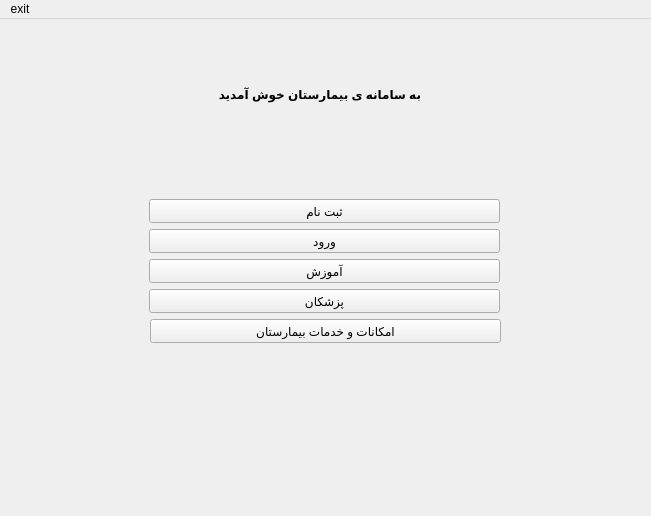
<?xml version="1.0" encoding="UTF-8"?>
<ui version="4.0">
 <class>mainwindow</class>
 <widget class="QMainWindow" name="mainwindow">
  <property name="geometry">
   <rect>
    <x>0</x>
    <y>0</y>
    <width>651</width>
    <height>516</height>
   </rect>
  </property>
  <property name="windowTitle">
   <string>mainwindow</string>
  </property>
  <widget class="QWidget" name="centralwidget">
   <widget class="QPushButton" name="registerPB">
    <property name="geometry">
     <rect>
      <x>149</x>
      <y>180</y>
      <width>351</width>
      <height>24</height>
     </rect>
    </property>
    <property name="text">
     <string>ثبت نام</string>
    </property>
   </widget>
   <widget class="QPushButton" name="loginPB">
    <property name="geometry">
     <rect>
      <x>149</x>
      <y>210</y>
      <width>351</width>
      <height>24</height>
     </rect>
    </property>
    <property name="text">
     <string>ورود</string>
    </property>
   </widget>
   <widget class="QPushButton" name="teachingPB">
    <property name="geometry">
     <rect>
      <x>149</x>
      <y>240</y>
      <width>351</width>
      <height>24</height>
     </rect>
    </property>
    <property name="text">
     <string>آموزش</string>
    </property>
   </widget>
   <widget class="QPushButton" name="doctorsPB">
    <property name="geometry">
     <rect>
      <x>149</x>
      <y>270</y>
      <width>351</width>
      <height>24</height>
     </rect>
    </property>
    <property name="text">
     <string>پزشکان</string>
    </property>
   </widget>
   <widget class="QPushButton" name="servicesPB">
    <property name="geometry">
     <rect>
      <x>150</x>
      <y>300</y>
      <width>351</width>
      <height>24</height>
     </rect>
    </property>
    <property name="text">
     <string>امکانات و خدمات بیمارستان</string>
    </property>
   </widget>
   <widget class="QLabel" name="welcomeLabel">
    <property name="geometry">
     <rect>
      <x>210</x>
      <y>50</y>
      <width>211</width>
      <height>51</height>
     </rect>
    </property>
    <property name="font">
     <font>
      <bold>true</bold>
     </font>
    </property>
    <property name="text">
     <string>به سامانه ی بیمارستان خوش آمدید</string>
    </property>
    <property name="scaledContents">
     <bool>false</bool>
    </property>
    <property name="margin">
     <number>0</number>
    </property>
    <property name="indent">
     <number>0</number>
    </property>
   </widget>
  </widget>
  <widget class="QMenuBar" name="menubar">
   <property name="geometry">
    <rect>
     <x>0</x>
     <y>0</y>
     <width>651</width>
     <height>21</height>
    </rect>
   </property>
   <widget class="QMenu" name="menuexit">
    <property name="title">
     <string>exit</string>
    </property>
   </widget>
   <addaction name="menuexit"/>
  </widget>
 </widget>
 <resources/>
 <connections/>
</ui>
